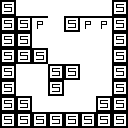

Below is a game level as drawn by its tile map, then a one-line description and the .tmx file that defines it, in full:
An orthogonal 8x8 tile map with 16x16 px tiles, 1 tile layer (Tile Layer 1).

<map version="1.0" orientation="orthogonal" renderorder="right-up" width="8" height="8" tilewidth="16" tileheight="16" nextobjectid="1">
 <properties>
  <property name="BOTTOM" value="FFFFFFFF" />
  <property name="LEFT" value="FFFFFFFF" />
  <property name="RIGHT" value="FFFFFFFF" />
  <property name="SPAWN" value="4,1" />
  <property name="TOP" value="FTTTTTTF" />
 </properties>
 <tileset firstgid="1" name="s" tilewidth="16" tileheight="16">
  <tile id="0">
   <image width="16" height="16" source="../textures/E.png" />
  </tile>
  <tile id="1">
   <image width="16" height="16" source="../textures/L.png" />
  </tile>
  <tile id="2">
   <image width="16" height="16" source="../textures/P.png" />
  </tile>
  <tile id="3">
   <image width="16" height="16" source="../textures/S.png" />
  </tile>
  <tile id="4">
   <image width="16" height="16" source="../textures/T.png" />
  </tile>
  <tile id="5">
   <image width="16" height="16" source="../textures/W.png" />
  </tile>
 </tileset>
 <layer name="Tile Layer 1" width="8" height="8">
  <data encoding="csv">
4,1,1,1,1,1,1,4,
4,4,3,1,4,3,3,4,
4,4,1,1,1,1,1,4,
4,4,4,1,1,1,1,4,
4,1,1,4,4,1,1,4,
4,1,1,4,1,1,1,4,
4,4,1,1,1,1,4,4,
4,4,4,4,4,4,4,4
</data>
 </layer>
</map>
